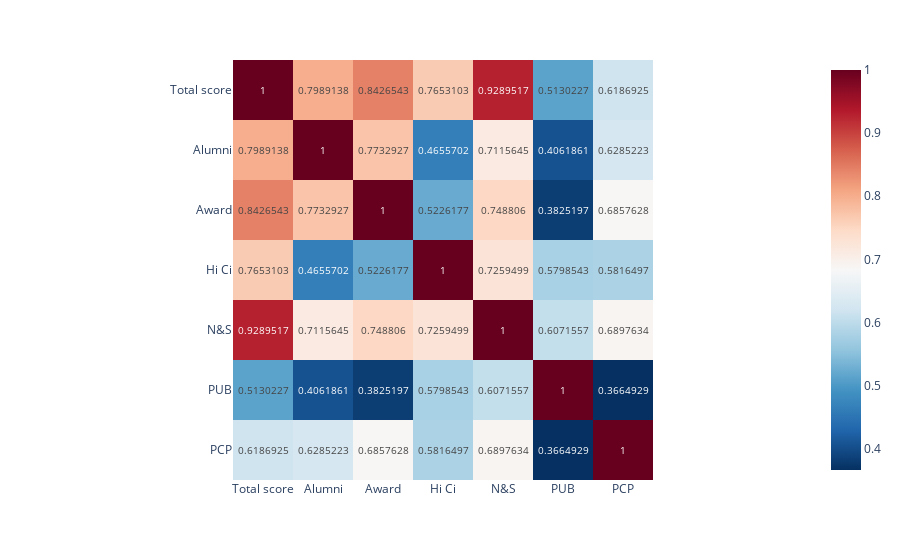

This figure's notebook cell:
### Code cell
##plotar correlação entre os seis fatores considerados usando plotly
fig = px.imshow(correlation,text_auto=True,color_continuous_scale='RdBu_r')
fig.show()

### Figure 1 — Plotly figure (JSON) as saved in the notebook; plotly's stock layout.template omitted (floating-point values rounded to 4 significant figures)
{"data": [{"coloraxis": "coloraxis", "hovertemplate": "x: %{x}<br>y: %{y}<br>color: %{z}<extra></extra>", "name": "0", "texttemplate": "%{z}", "type": "heatmap", "x": ["Total score", "Alumni", "Award", "Hi Ci", "N&S", "PUB", "PCP"], "xaxis": "x", "y": ["Total score", "Alumni", "Award", "Hi Ci", "N&S", "PUB", "PCP"], "yaxis": "y", "z": [[1, 0.7989, 0.8427, 0.7653, 0.929, 0.513, 0.6187], [0.7989, 1, 0.7733, 0.4656, 0.7116, 0.4062, 0.6285], [0.8427, 0.7733, 1, 0.5226, 0.7488, 0.3825, 0.6858], [0.7653, 0.4656, 0.5226, 1, 0.7259, 0.5799, 0.5816], [0.929, 0.7116, 0.7488, 0.7259, 1, 0.6072, 0.6898], [0.513, 0.4062, 0.3825, 0.5799, 0.6072, 1, 0.3665], [0.6187, 0.6285, 0.6858, 0.5816, 0.6898, 0.3665, 1]]}], "layout": {"coloraxis": {"colorscale": [[0, "rgb(5,48,97)"], [0.1, "rgb(33,102,172)"], [0.2, "rgb(67,147,195)"], [0.3, "rgb(146,197,222)"], [0.4, "rgb(209,229,240)"], [0.5, "rgb(247,247,247)"], [0.6, "rgb(253,219,199)"], [0.7, "rgb(244,165,130)"], [0.8, "rgb(214,96,77)"], [0.9, "rgb(178,24,43)"], [1, "rgb(103,0,31)"]]}, "margin": {"t": 60}, "xaxis": {"anchor": "y", "constrain": "domain", "domain": [0, 1], "scaleanchor": "y"}, "yaxis": {"anchor": "x", "autorange": "reversed", "constrain": "domain", "domain": [0, 1]}}}
